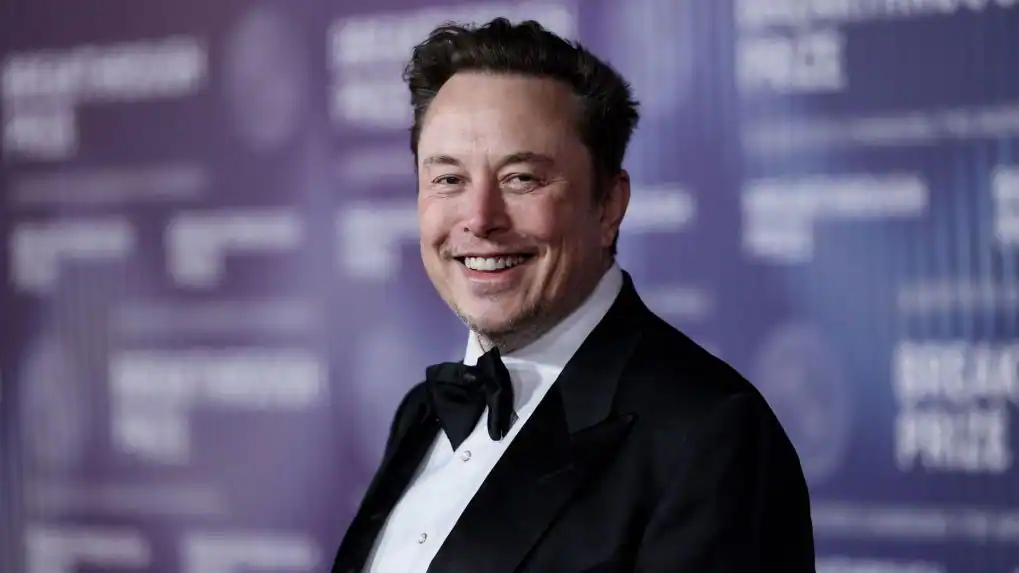
#> input picture AI-Smart-Door-Security/authorized/authoriized 3.webp, 1019 x 573 px, found by its file name; its folder holds 3 pictures in this run
$ python train_model.py
#> lines starting #> are read from the running program, lines starting #| are printed output that depends on the picture
import os
import cv2
import numpy as np
from sklearn.model_selection import train_test_split
from sklearn.svm import SVC
import joblib

# ================= PATH =================
BASE_DIR = os.path.dirname(os.path.abspath(__file__))
DATASET_PATH = os.path.join(BASE_DIR, "dataset")

AUTH_PATH = os.path.join(DATASET_PATH, "authorized")
UNAUTH_PATH = os.path.join(DATASET_PATH, "unauthorized")

# ================= LOAD DATA =================
data = []
labels = []

def load_images(folder, label):
#> called with label = 1
    for file in os.listdir(folder):
        path = os.path.join(folder, file)
        img = cv2.imread(path)
#> img is the input picture: shape (573, 1019, 3); mean B, G, R 116.8, 90, 95.7

        if img is None:
            continue

        img = cv2.resize(img, (64, 64))
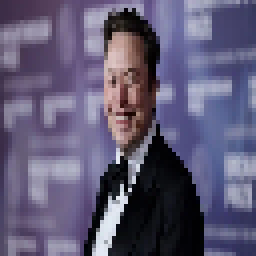
#> img: shape (64, 64, 3) (shown 4 times larger); mean B, G, R 116.9, 90, 95.8
        img = img.flatten()
#> img = 12288 values, max 244 at index 11979, min 0 at index 669, mean 100.9

        data.append(img)
        labels.append(label)
#> pass 2 of the loop in load_images, `for file in os.listdir(folder):`:
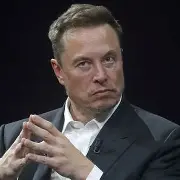
#> input picture AI-Smart-Door-Security/authorized/authorized 1.webp, 180 x 180 px, found by its file name
#> in load_images, img is the input picture: shape (180, 180, 3); mean B, G, R 60, 59, 64.2
#> in load_images, `img = cv2.resize(img, (64, 64))`:
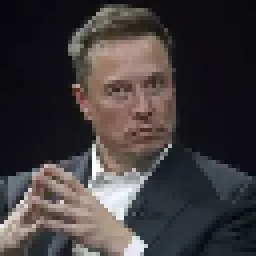
#> img: shape (64, 64, 3) (shown 4 times larger); mean B, G, R 59.9, 58.9, 64.1
#> in load_images, `img = img.flatten()`: img = 12288 values, max 255 at index 8325, min 1 at index 10544, mean 60.98
#> pass 3 of the loop in load_images, `for file in os.listdir(folder):`:
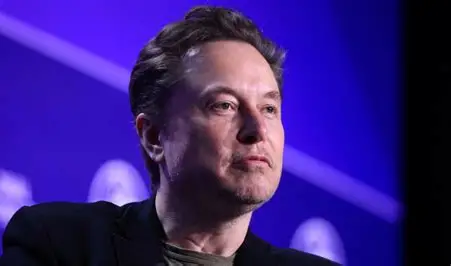
#> input picture AI-Smart-Door-Security/authorized/authorized 2.webp, 451 x 266 px, found by its file name
#> in load_images, img is the input picture: shape (266, 451, 3); mean B, G, R 127.5, 31.2, 55
#> in load_images, `img = cv2.resize(img, (64, 64))`:
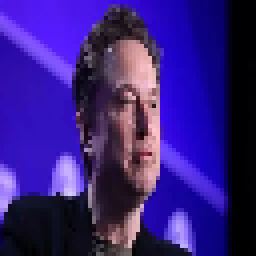
#> img: shape (64, 64, 3) (shown 4 times larger); mean B, G, R 127.7, 31.3, 55
#> in load_images, `img = img.flatten()`: img = 12288 values, max 255 at index 768, min 0 at index 127, mean 71.32

# Load both classes
load_images(AUTH_PATH, 1)   # authorized = 1
load_images(UNAUTH_PATH, 0) # unauthorized = 0
#> (the run stopped early here; a loop or call above may not have finished)
